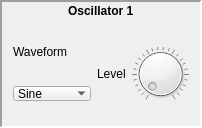
                     <widget class="QFrame" name="oscillator1Frame">
                      <property name="frameShape">
                       <enum>QFrame::Panel</enum>
                      </property>
                      <property name="frameShadow">
                       <enum>QFrame::Sunken</enum>
                      </property>
                      <property name="lineWidth">
                       <number>2</number>
                      </property>
                      <layout class="QVBoxLayout" name="verticalLayout_14">
                       <property name="topMargin">
                        <number>2</number>
                       </property>
                       <property name="bottomMargin">
                        <number>2</number>
                       </property>
                       <item alignment="Qt::AlignHCenter">
                        <widget class="QLabel" name="oscillator1Label">
                         <property name="maximumSize">
                          <size>
                           <width>16777215</width>
                           <height>14</height>
                          </size>
                         </property>
                         <property name="font">
                          <font>
                           <weight>75</weight>
                           <bold>true</bold>
                          </font>
                         </property>
                         <property name="text">
                          <string>Oscillator 1</string>
                         </property>
                        </widget>
                       </item>
                       <item>
                        <layout class="QHBoxLayout" name="oscillator1HLayout">
                         <item>
                          <layout class="QVBoxLayout" name="oscillator1WaveVLayout">
                           <item>
                            <widget class="QLabel" name="waveform1Label">
                             <property name="sizePolicy">
                              <sizepolicy hsizetype="Preferred" vsizetype="Maximum">
                               <horstretch>0</horstretch>
                               <verstretch>0</verstretch>
                              </sizepolicy>
                             </property>
                             <property name="maximumSize">
                              <size>
                               <width>16777215</width>
                               <height>10</height>
                              </size>
                             </property>
                             <property name="text">
                              <string>Waveform</string>
                             </property>
                            </widget>
                           </item>
                           <item>
                            <widget class="QComboBox" name="waveform1ComboBoxADSR">
                             <property name="sizePolicy">
                              <sizepolicy hsizetype="Maximum" vsizetype="Maximum">
                               <horstretch>0</horstretch>
                               <verstretch>0</verstretch>
                              </sizepolicy>
                             </property>
                             <property name="maximumSize">
                              <size>
                               <width>16777215</width>
                               <height>15</height>
                              </size>
                             </property>
                             <property name="autoFillBackground">
                              <bool>true</bool>
                             </property>
                             <property name="frame">
                              <bool>false</bool>
                             </property>
                             <item>
                              <property name="text">
                               <string>Sine</string>
                              </property>
                             </item>
                             <item>
                              <property name="text">
                               <string>Square</string>
                              </property>
                             </item>
                             <item>
                              <property name="text">
                               <string>Sawtooth</string>
                              </property>
                             </item>
                            </widget>
                           </item>
                          </layout>
                         </item>
                         <item>
                          <layout class="QHBoxLayout" name="oscillator1LevelHLayout">
                           <item>
                            <widget class="QLabel" name="level1Label">
                             <property name="sizePolicy">
                              <sizepolicy hsizetype="Maximum" vsizetype="Maximum">
                               <horstretch>0</horstretch>
                               <verstretch>0</verstretch>
                              </sizepolicy>
                             </property>
                             <property name="maximumSize">
                              <size>
                               <width>16777215</width>
                               <height>11</height>
                              </size>
                             </property>
                             <property name="text">
                              <string>Level</string>
                             </property>
                            </widget>
                           </item>
                           <item>
                            <widget class="QDial" name="levelWF1DialADSR">
                             <property name="sizePolicy">
                              <sizepolicy hsizetype="Maximum" vsizetype="Maximum">
                               <horstretch>0</horstretch>
                               <verstretch>0</verstretch>
                              </sizepolicy>
                             </property>
                             <property name="maximumSize">
                              <size>
                               <width>57</width>
                               <height>16777215</height>
                              </size>
                             </property>
                             <property name="maximum">
                              <number>100</number>
                             </property>
                             <property name="value">
                              <number>1</number>
                             </property>
                             <property name="wrapping">
                              <bool>false</bool>
                             </property>
                             <property name="notchesVisible">
                              <bool>true</bool>
                             </property>
                            </widget>
                           </item>
                          </layout>
                         </item>
                        </layout>
                       </item>
                      </layout>
                     </widget>
